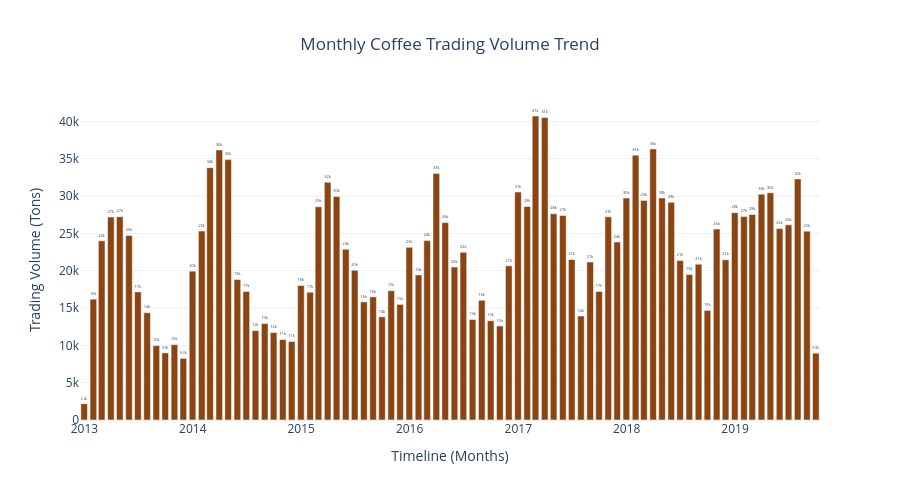

Notebook code for this chart:
### Markdown cell above
visualze  monthly coffee tranding volume trend

### Code cell
# 1. DATE PREPROCESSING & SORTING
# Convert 'Trade Date' column into pandas datetime objects for time-based operations
df["Trade Date"] = pd.to_datetime(df["Trade Date"])

# Sort the entire dataset chronologically in ascending order
df = df.sort_values("Trade Date")

# 2. DATA AGGREGATION & RESAMPLING
# Group data by calendar month end ('M') and sum total trading volumes per month
# This resamples large datasets into a structured monthly time-series DataFrame
df_monthly_volume = (
    df.set_index("Trade Date")
    .resample("M")["Volume (Ton)"]
    .sum()
    .reset_index()
)

# 3. CREATE VERTICAL BAR CHART
fig_monthly_volume = px.bar(
    df_monthly_volume,
    x="Trade Date",  # Monthly date timeline on X-axis
    y="Volume (Ton)",  # Aggregated trading volume on Y-axis
    title="Monthly Trading Volume Trend",  # Fallback chart title
    labels={
        "Trade Date": "Timeline",
        "Volume (Ton)": "Trading Volume (Tons)",
    },  # Custom axis labels
    text_auto=".2s",  # Format large numerical values into concise SI suffixes (e.g., 1.2M, 450k)
)
# 4. CUSTOMIZE DASHBOARD LAYOUT & APPEARANCE
fig_monthly_volume.update_layout(
    template="plotly_white",  # Apply a clean, minimalist white theme
    title={
        "text": "Monthly Coffee Trading Volume Trend",  # Centered title text
        "x": 0.5,  # Horizontally center the title (0 = left, 1 = right)
        "xanchor": "center",  # Anchor point for precise title alignment
    },
    xaxis_title="Timeline (Months)",  # X-axis label
    yaxis_title="Trading Volume (Tons)",  # Y-axis label
    height=500,  # Set vertical chart height in pixels
)

# 5. STYLE BAR CHART TRACES
fig_monthly_volume.update_traces(
    marker_color="#8B4513",  # Apply a Saddle Brown color matching the coffee dashboard theme
    textposition="outside",  # Position formatted text values neatly above each bar
)
# 6. DISPLAY THE PLOT
# Render the interactive bar chart figure inside Jupyter Notebook
fig_monthly_volume.show()
